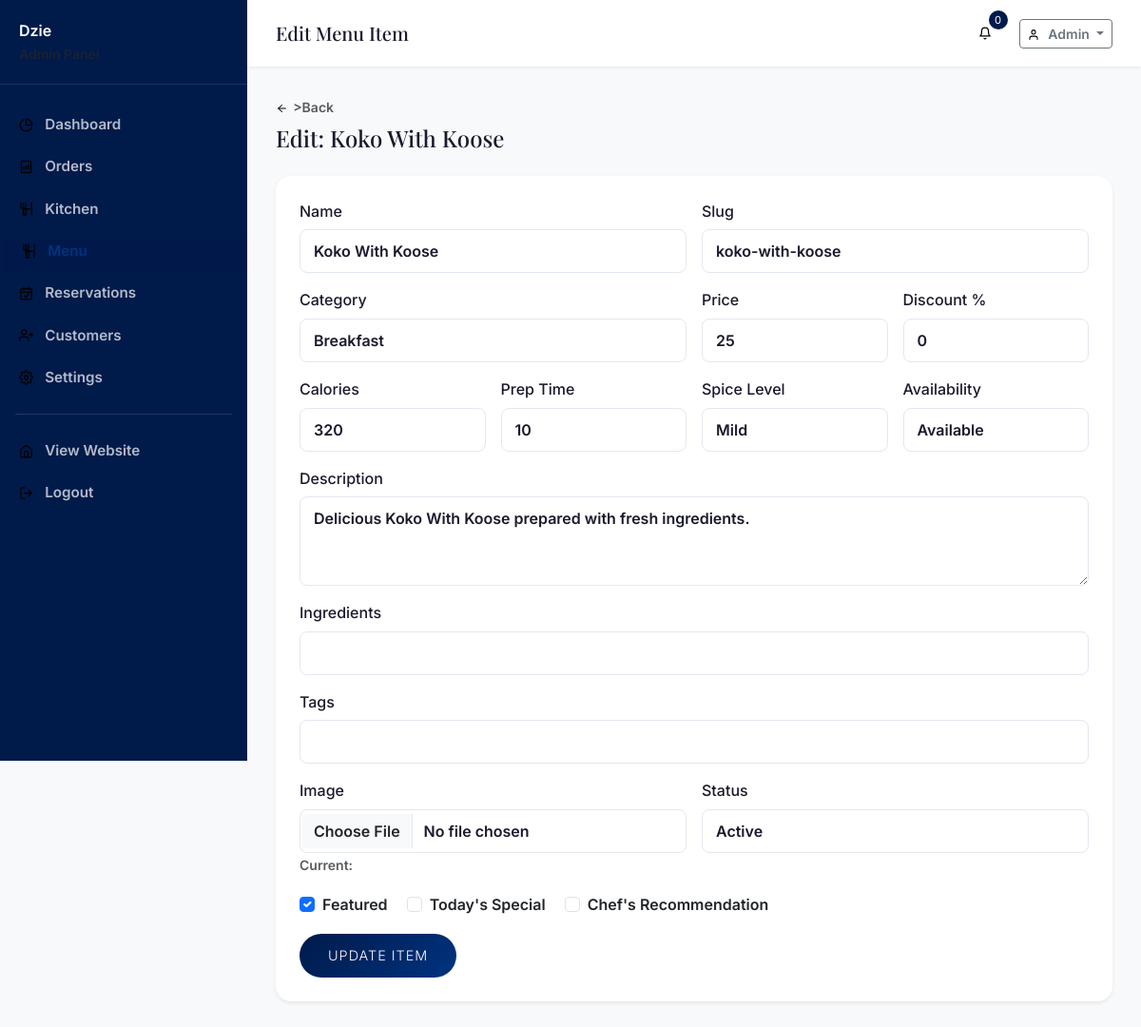
The app's page /admin/menu/1/edit (signed in) with its own data.
### tables this page shows
CREATE TABLE users (
    id INTEGER PRIMARY KEY AUTOINCREMENT,
    role_id INTEGER NOT NULL DEFAULT 3,
    firstname VARCHAR(50) NOT NULL,
    lastname VARCHAR(50) NOT NULL,
    email VARCHAR(100) NOT NULL UNIQUE,
    phone VARCHAR(20),
    password VARCHAR(255) NOT NULL,
    avatar VARCHAR(255),
    address TEXT,
    city VARCHAR(100),
    state VARCHAR(100),
    zip VARCHAR(20),
    country VARCHAR(100) DEFAULT 'Ghana',
    email_verified_at DATETIME,
    verification_token VARCHAR(100),
    remember_token VARCHAR(100),
    reset_token VARCHAR(100),
    reset_token_expires DATETIME,
    status TEXT DEFAULT 'active',
    last_login DATETIME,
    ip_address VARCHAR(45),
    created_at DATETIME DEFAULT CURRENT_TIMESTAMP,
    updated_at DATETIME DEFAULT CURRENT_TIMESTAMP,
    FOREIGN KEY (role_id) REFERENCES roles(id)
);

CREATE TABLE foods (
    id INTEGER PRIMARY KEY AUTOINCREMENT,
    category_id INTEGER NOT NULL,
    name VARCHAR(200) NOT NULL,
    slug VARCHAR(200) NOT NULL UNIQUE,
    description TEXT,
    ingredients TEXT,
    price DECIMAL(10,2) NOT NULL,
    discount_percent DECIMAL(5,2) DEFAULT 0,
    final_price DECIMAL(10,2),
    calories INTEGER,
    preparation_time INTEGER, -- in minutes
    image VARCHAR(255),
    images TEXT, -- JSON array
    spice_level TEXT DEFAULT 'mild',
    availability TEXT DEFAULT 'available',
    status TEXT DEFAULT 'active',
    is_featured INTEGER DEFAULT 0,
    is_todays_special INTEGER DEFAULT 0,
    is_chef_recommendation INTEGER DEFAULT 0,
    tags TEXT, -- JSON array
    serving_size VARCHAR(50),
    allergens TEXT, -- JSON array
    preparation_time_range VARCHAR(50),
    unit TEXT DEFAULT 'plate',
    stock_quantity INTEGER DEFAULT 999,
    min_order_qty INTEGER DEFAULT 1,
    max_order_qty INTEGER DEFAULT 20,
    sort_order INTEGER DEFAULT 0,
    created_at DATETIME DEFAULT CURRENT_TIMESTAMP,
    updated_at DATETIME DEFAULT CURRENT_TIMESTAMP,
    FOREIGN KEY (category_id) REFERENCES categories(id) ON DELETE CASCADE
);

CREATE TABLE categories (
    id INTEGER PRIMARY KEY AUTOINCREMENT,
    name VARCHAR(100) NOT NULL,
    slug VARCHAR(100) NOT NULL UNIQUE,
    description TEXT,
    image VARCHAR(255),
    icon VARCHAR(50),
    parent_id INTEGER,
    sort_order INTEGER DEFAULT 0,
    status TEXT DEFAULT 'active',
    is_featured INTEGER DEFAULT 0,
    created_at DATETIME DEFAULT CURRENT_TIMESTAMP,
    updated_at DATETIME DEFAULT CURRENT_TIMESTAMP,
    FOREIGN KEY (parent_id) REFERENCES categories(id) ON DELETE SET NULL
);

### views/admin/menu/edit.php (the view, shortened to what the rows shown need)
<?php
$tags = is_array($food->tags) ? implode(', ', $food->tags) : implode(', ', json_decode($food->tags ?? '[]', true));
$ingredients = is_array($food->ingredients ?? []) ? implode(', ', $food->ingredients) : $food->ingredients;
?>
<div class="d-flex justify-content-between align-items-center mb-4">
    <div><a href="<?= \baseUrl('admin/menu') ?>" class="text-muted small"><?= \icon('arrow-left', ['style' => 'width:0.9em;height:0.9em;margin-right:0.35rem;vertical-align:-0.15em;']) ?>></i>Back</a><h4 class="mb-0 mt-1">Edit: <?= \escape($food->name) ?></h4></div>
</div>
<div class="card border-0 shadow-sm">
    <div class="card-body">
        <form method="POST" action="<?= \baseUrl('admin/menu/' . $food->id . '/update') ?>" enctype="multipart/form-data">
            <div class="row g-3">
                <div class="col-md-6"><label class="form-label">Name</label><input type="text" name="name" class="form-control" value="<?= \escape($food->name) ?>" required></div>
                <div class="col-md-6"><label class="form-label">Slug</label><input type="text" name="slug" class="form-control" value="<?= \escape($food->slug) ?>"></div>
                <div class="col-md-6"><label class="form-label">Category</label><select name="category_id" class="form-select"><?php foreach ($categories as $c): ?><option value="<?= $c->id ?>" <?= $food->category_id==$c->id?'selected':'' ?>><?= \escape($c->name) ?></option><?php endforeach; ?></select></div>
                <div class="col-md-3"><label class="form-label">Price</label><input type="number" step="0.01" name="price" class="form-control" value="<?= $food->price ?>" required></div>
                <div class="col-md-3"><label class="form-label">Discount %</label><input type="number" step="0.01" name="discount_percent" class="form-control" value="<?= $food->discount_percent ?>"></div>
                <div class="col-md-3"><label class="form-label">Calories</label><input type="number" name="calories" class="form-control" value="<?= $food->calories ?>"></div>
                <div class="col-md-3"><label class="form-label">Prep Time</label><input type="number" name="preparation_time" class="form-control" value="<?= $food->preparation_time ?>"></div>
                <div class="col-md-3"><label class="form-label">Spice Level</label><select name="spice_level" class="form-select"><?php foreach (['mild','medium','hot','extra_hot'] as $s): ?><option value="<?= $s ?>" <?= $food->spice_level===$s?'selected':'' ?>><?= ucfirst(str_replace('_',' ',$s)) ?></option><?php endforeach; ?></select></div>
                <div class="col-md-3"><label class="form-label">Availability</label><select name="availability" class="form-select"><?php foreach (['available','unavailable','sold_out'] as $s): ?><option value="<?= $s ?>" <?= $food->availability===$s?'selected':'' ?>><?= ucfirst(str_replace('_',' ',$s)) ?></option><?php endforeach; ?></select></div>
                <div class="col-12"><label class="form-label">Description</label><textarea name="description" class="form-control" rows="3"><?= \escape($food->description ?? '') ?></textarea></div>
                <div class="col-12"><label class="form-label">Ingredients</label><input type="text" name="ingredients" class="form-control" value="<?= \escape($ingredients) ?>"></div>
                <div class="col-12"><label class="form-label">Tags</label><input type="text" name="tags" class="form-control" value="<?= \escape($tags) ?>"></div>
                <div class="col-md-6"><label class="form-label">Image</label><input type="file" name="image" class="form-control" accept="image/*"><small class="text-muted">Current: <?= \escape($food->image ?? 'none') ?></small></div>
                <div class="col-md-6"><label class="form-label">Status</label><select name="status" class="form-select"><option value="active" <?= $food->status==='active'?'selected':'' ?>>Active</option></select></div>
                <div class="col-12">
                    <div class="form-check form-check-inline"><input class="form-check-input" type="checkbox" name="is_featured" id="f1" <?= $food->is_featured?'checked':'' ?>><label class="form-check-label" for="f1">Featured</label></div>
                    <div class="form-check form-check-inline"><input class="form-check-input" type="checkbox" name="is_todays_special" id="f2" <?= $food->is_todays_special?'checked':'' ?>><label class="form-check-label" for="f2">Today's Special</label></div>
                    <div class="form-check form-check-inline"><input class="form-check-input" type="checkbox" name="is_chef_recommendation" id="f3" <?= $food->is_chef_recommendation?'checked':'' ?>><label class="form-check-label" for="f3">Chef's Recommendation</label></div>
                </div>
            </div>
            <button class="btn btn-gold btn-lg mt-3">Update Item</button>
        </form>
    </div>
</div>

### Router.php (shortened to what the rows shown need)
<?php
class Router
{
    private array $routes = [];
    private array $middleware = [];
    private string $prefix = '';
    private function addRoute(string $methods, string $path, $handler, array $middleware): void
    {
        $path = $this->prefix . $path;
        $methods = explode('|', $methods);
        foreach ($methods as $method) {
            $this->routes[] = [
                'method' => strtoupper(trim($method)),
                'path' => $path,
                'handler' => $handler,
                'middleware' => array_merge($this->middleware, $middleware),
                'pattern' => $this->pathToRegex($path),
            ];
        }
    }
    public function group(string $prefix, callable $callback, array $middleware = []): void
    {
        $previousPrefix = $this->prefix;
        $previousMiddleware = $this->middleware;
        $this->prefix = $previousPrefix . $prefix;
        $this->middleware = array_merge($previousMiddleware, $middleware);
        $this->prefix = $previousPrefix;
        $this->middleware = $previousMiddleware;
    }
    public function dispatch(): void
    {
        $method = $_SERVER['REQUEST_METHOD'];
        $uri = parse_url($_SERVER['REQUEST_URI'], PHP_URL_PATH);
        $basePath = dirname($_SERVER['SCRIPT_NAME']);
        if ($basePath !== '/' && strpos($uri, $basePath) === 0) {
            $uri = substr($uri, strlen($basePath));
        }
        $uri = '/' . trim($uri, '/');
        foreach ($this->routes as $route) {
            if ($route['method'] !== $method) {
                continue;
            }
            if (preg_match($route['pattern'], $uri, $matches)) {
                $params = array_filter($matches, function($key) {
                    return !is_numeric($key);
                }, ARRAY_FILTER_USE_KEY);
                $this->executeHandler($route['handler'], $params);
                return;
            }
        }
    }
    private function pathToRegex(string $path): string
    {
        $pattern = preg_replace('/\{([a-zA-Z_]+)\}/', '(?P<$1>[^/]+)', $path);
        $pattern = str_replace('/', '\/', $pattern);
        return '/^' . $pattern . '$/';
    }
    private function executeHandler($handler, array $params): void
    {
        if (is_callable($handler)) {
            call_user_func_array($handler, $params);
        } elseif (is_string($handler)) {
            if (strpos($handler, '@') !== false) {
                [$controller, $method] = explode('@', $handler);
                $instance = new $controller();
                call_user_func_array([$instance, $method], $params);
            } else {
                view($handler, $params);
            }
        }
    }
}

### views/admin/layouts/master.php (shortened to what the rows shown need)
<!DOCTYPE html>
<html lang="en" data-bs-theme="light">
<head>
    <link href="<?= \asset('vendor/bootstrap/bootstrap.min.css') ?>" rel="stylesheet">
    <link href="<?= \asset('vendor/fontawesome/all.min.css') ?>" rel="stylesheet">
    <link href="<?= \asset('vendor/fonts/local-fonts.css') ?>" rel="stylesheet">
    <link href="<?= \asset('css/style.css') ?>" rel="stylesheet">
</head>
<body>
    <div class="admin-wrapper">
        <aside class="admin-sidebar" id="adminSidebar">
            <div class="sidebar-brand">
                <a href="<?= \baseUrl('admin') ?>" class="text-decoration-none text-white">
                    <span class="brand-text">Dzie<span class="text-gold">Res</span></span>
                    <small class="d-block text-muted">Admin Panel</small>
                </a>
            </div>
            <nav class="sidebar-nav">
                <div class="nav-item <?= strpos($_SERVER['REQUEST_URI'], '/admin/dashboard') !== false || $_SERVER['REQUEST_URI'] === \baseUrl('admin') || rtrim($_SERVER['REQUEST_URI'], '/') === \baseUrl('admin') ? 'active' : '' ?>">
                    <a href="<?= \baseUrl('admin') ?>"><?= \icon('chart-pie', []) ?> Dashboard</a>
                </div>
                <div class="nav-item <?= strpos($_SERVER['REQUEST_URI'], '/admin/orders') !== false ? 'active' : '' ?>">
                    <a href="<?= \baseUrl('admin/orders') ?>"><?= \icon('receipt', []) ?> Orders</a>
                </div>
                <div class="nav-item <?= strpos($_SERVER['REQUEST_URI'], '/admin/kitchen') !== false ? 'active' : '' ?>">
                    <a href="<?= \baseUrl('admin/kitchen') ?>"><?= \icon('kitchen-set', []) ?> Kitchen</a>
                </div>
                <div class="nav-item <?= strpos($_SERVER['REQUEST_URI'], '/admin/menu') !== false ? 'active' : '' ?>">
                    <a href="<?= \baseUrl('admin/menu') ?>"><?= \icon('utensils', []) ?> Menu</a>
                </div>
                <div class="nav-item <?= strpos($_SERVER['REQUEST_URI'], '/admin/reservations') !== false ? 'active' : '' ?>">
                    <a href="<?= \baseUrl('admin/reservations') ?>"><?= \icon('calendar-check', []) ?> Reservations</a>
                </div>
                <div class="nav-item <?= strpos($_SERVER['REQUEST_URI'], '/admin/customers') !== false ? 'active' : '' ?>">
                    <a href="<?= \baseUrl('admin/customers') ?>"><?= \icon('user-plus', []) ?> Customers</a>
                </div>
                <div class="nav-item <?= strpos($_SERVER['REQUEST_URI'], '/admin/settings') !== false ? 'active' : '' ?>">
                    <a href="<?= \baseUrl('admin/settings') ?>"><?= \icon('cog', []) ?> Settings</a>
                </div>
                <hr class="text-white-50 mx-3">
                <div class="nav-item">
                    <a href="<?= \baseUrl() ?>"><?= \icon('globe', []) ?> View Website</a>
                </div>
                <div class="nav-item">
                    <a href="<?= \baseUrl('logout') ?>"><?= \icon('sign-out', []) ?> Logout</a>
                </div>
            </nav>
        </aside>
        <div class="admin-main">
            <header class="admin-header">
                <div class="d-flex justify-content-between align-items-center">
                    <div class="d-flex align-items-center gap-3">
                        <h5 class="mb-0"><?= \escape($pageTitle ?? 'Dashboard') ?></h5>
                    </div>
                    <div class="d-flex align-items-center gap-3">
                        <div class="dropdown">
                            <button class="btn btn-icon btn-sm position-relative" id="notificationBtn" data-bs-toggle="dropdown" aria-expanded="false">
                                <?= \icon('bell', []) ?>
                                <span class="cart-badge" id="notifCount">0</span>
                            </button>
                        </div>
                        <div class="dropdown">
                            <button class="btn btn-sm btn-outline-secondary dropdown-toggle" data-bs-toggle="dropdown">
                                <?= \icon('user', ['style' => 'width:0.9em;height:0.9em;margin-right:0.35rem;vertical-align:-0.15em;']) ?>
                                <?php $user = \auth(); if ($user): ?>
                                <?= \escape($user->firstname) ?>
                                <?php endif; ?>
                            </button>
                        </div>
                    </div>
                </div>
            </header>
            <div class="admin-content">
                <?php if (isset($contentView)): ?>
                    <?php \view($contentView, $data ?? []); ?>
                <?php else: ?>
                    <?php require $__viewPath ?? ''; ?>
                <?php endif; ?>
            </div>
        </div>
    </div>
</body>
</html>

### records on screen
users: firstname "Admin"
foods: name "Koko With Koose", slug "koko-with-koose", category_id "Breakfast", price "25", discount_percent "0", calories "320", preparation_time "10", spice_level "Mild", availability "Available", description "Delicious Koko With Koose prepared with fresh ingredients.", status "Active", is_featured "☑"
